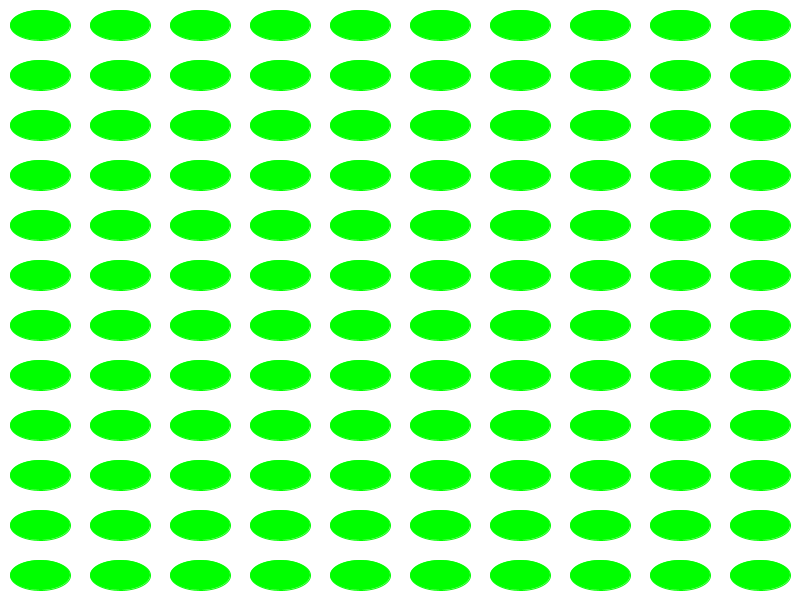
Frame 1 (no input)
Frame 2 (the mouse pressed at the canvas centre, redrawn once): identical to frame 1, image omitted

The Processing sketch that drew this single still picture (run headless with seeded random() and noise(); the mouse was pressed at the canvas centre and the sketch redrawn once):

// Processing sketch: TheWrongWayToDrawAGrid8
// ── TheWrongWayToDrawAGrid8.pde
int scaleX = 80;
int scaleY = 50;
int cols = 0;
int rows = 0;
int padX = 10;
int padY = 10;

void setup() {
  size(800, 600);
  smooth();
  noLoop();
  cols = width / scaleX;
  rows = height / scaleY;
}

void cell(int x, int y, int w, int h) {
  fill(0, 255, 0);
  stroke(0, 255, 0);

  ellipse(x+w/2, y+h/2, w, h);
}

void draw() {
  background(255);
  for (int i = 0; i < cols; i++) {
    for (int j = 0; j < rows; j++) {
      int x = i*scaleX;
      int y = j*scaleY;
      cell(x+padX, y + padY, scaleX - 2*padX, scaleY - 2*padY);
    }
  }
}
